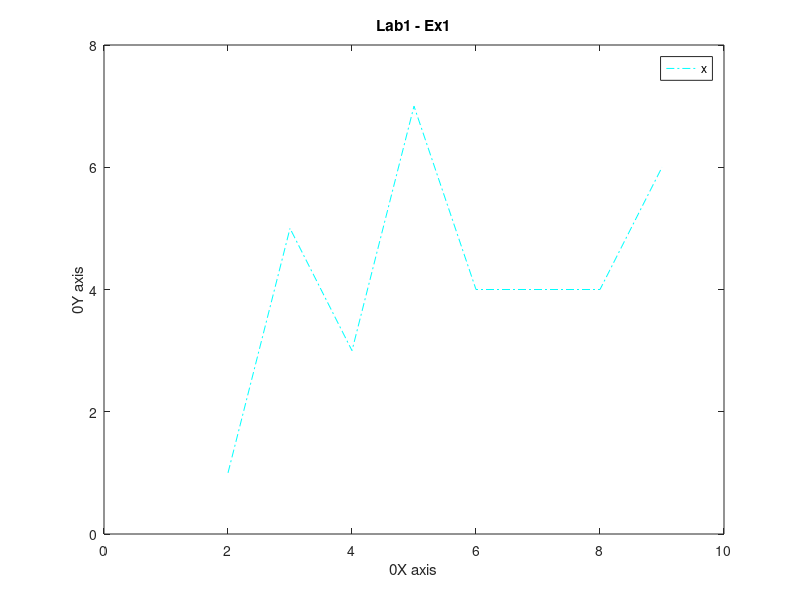

Write MATLAB code to recreate this figure.
x = [2 3 4 5 6 8 9];
y = [1 5 3 7 4 4 6];
plot(x,y,'c-.');
legend('x');
title('Lab1 - Ex1');
xlabel('0X axis');
ylabel('0Y axis');
axis([0 10 0 8]);
